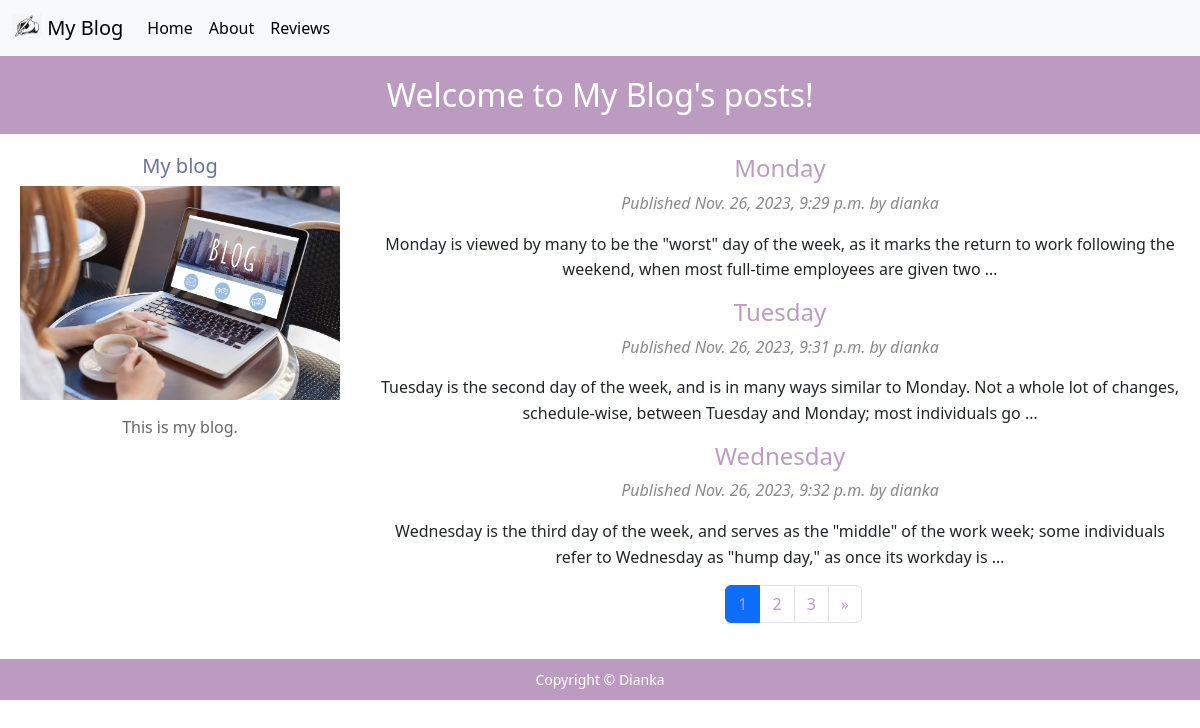
Screenshot of /blog/ with the database file from the repository.
### blog/models.py (models this page shows)
class Post(models.Model):
    STATUS_CHOICES = (
        ('draft', 'Draft'),
        ('published', 'Published'),
    )
    title = models.CharField(max_length=250)
    slug = models.SlugField(max_length=250, unique_for_date='publish')
    author = models.ForeignKey(User, on_delete=models.CASCADE, related_name='blog_posts')
    body = models.TextField()
    publish = models.DateTimeField(default=timezone.now)
    created = models.DateTimeField(auto_now_add=True)
    updated = models.DateTimeField(auto_now=True)
    status = models.CharField(max_length=10, choices=STATUS_CHOICES, default='draft')
    def get_absolute_url(self):
        return reverse('blog:post_detail',
                       args=[self.publish.year, self.publish.month, self.publish.day, self.slug])

### blog/views.py (the view)
# urls.py: path('', views.post_list, name='post_list'),
def post_list(request):
    object_list = Post.objects.all()
    paginator = Paginator(object_list, 3)  # 3 articole pe pagină
    page = request.GET.get('page')
    try:
        posts = paginator.page(page)
    except PageNotAnInteger:  # Returnează prima pagină când numărul paginii nu este un întreg
        posts = paginator.page(1)
    except EmptyPage:  # Dacă numărul paginii este mai mare decât numărul total al paginilor, returnăm ultima pagină
        posts = paginator.page(paginator.num_pages)
    return render(request, 'blog/post/list.html', {'page': page, 'posts': posts})

### blog/templates/blog/post/list.html (shortened to what this page needs)
{% extends "blog/base.html" %}
{% block content %}
    {% for post in posts %}
        <h2><a href="{{ post.get_absolute_url }}">{{ post.title }}</a></h2>
        <p class="date">Published {{ post.publish }} by {{ post.author }}</p>
        {{ post.body|truncatewords:30|linebreaks }}
    {% endfor %}
{% include "../pagination.html" with page=posts %}
{% endblock %}

### blog/templates/blog/base.html (shortened to what this page needs)
{% load static %}
<!doctype html>
<html lang="en">
<head>
    <link href="https://cdn.jsdelivr.net/npm/bootstrap@5.3.2/dist/css/bootstrap.min.css" rel="stylesheet">
    <link href="{% static 'css/blog.css' %}" rel="stylesheet" type="text/css" />
</head>
<body>
<nav class="navbar navbar-expand-lg bg-body-tertiary fixed-sticky">
    <div class="container-fluid">
        <a class="navbar-brand" href="{% url 'blog:post_list' %}">
            <img src="{% static 'images/logo.jpg' %}" alt="Logo" width="30" height="24" class="d-inline-block align-text-top">
            My Blog
        </a>
        <div class="collapse navbar-collapse" id="navbarSupportedContent">
            <ul class="navbar-nav me-auto mb-2 mb-lg-0">
                <li class="nav-item">
                    <a class="nav-link active" aria-current="page" href="{% url 'blog:post_list' %}">Home</a>
                </li>
                <li class="nav-item">
                    <a class="nav-link active" aria-current="page" href="{% url 'blog:post_list' %}">About</a>
                </li>
                <li class="nav-item">
                    <a class="nav-link active" aria-current="page" href="{% url 'blog:post_list' %}">Reviews</a>
                </li>
            </ul>
        </div>
    </div>
</nav>
    <div class="header"><h1>Welcome to My Blog's posts!</h1></div>
    <div id="content">
        {% block content %}{% endblock %}
    </div>
    <div id="sidebar">
        <h2>My blog</h2>
        <img src="{% static 'images/imagine.jpg' %}" alt="Image" />
        <p>This is my blog.</p>
    </div>
    <footer class="footer">
        <p>Copyright &copy; Dianka</p>
    </footer>
</body>
</html>

### blog/templates/blog/pagination.html (shortened to what this page needs)
<div class="container">
    <div class="row justify-content-center">
        <div class="col-2">
            <nav aria-label="Page navigation">
                <ul class="pagination ">
                    {% for num in page.paginator.page_range %}
                        <li class="page-item {% if num == page.number %}active{% endif %}">
                            <a class="page-link" href="?page={{ num }}">{{ num }}</a>
                        </li>
                    {% endfor %}
                    {% if page.has_next %}
                        <li class="page-item">
                            <a class="page-link" href="?page={{ page.next_page_number }}" aria-label="Next">
                                <span aria-hidden="true">&raquo;</span>
                            </a>
                        </li>
                    {% endif %}
                </ul>
            </nav>
        </div>
    </div>
</div>

### blog/static/css/blog.css (style rules this page uses)
.header { background-color: #BB9CC0; color: #fff; text-align: center; padding: 20px; }
.header h1 { margin: 0; font-size: 32px; }
#content { width: 70%; float: right; text-align: center; padding: 20px; box-sizing: border-box; }
#content h2 { margin-top: 0; font-size: 24px; color: #BB9CC0; }
#content .date { font-style: italic; color: #888; }
#content p { line-height: 1.6; margin-bottom: 15px; }
#content a { text-decoration: none; color: #BB9CC0; }
#sidebar { width: 30%; float: left; padding: 20px; box-sizing: border-box; text-align: center; }
#sidebar h2 { margin-top: 0; font-size: 20px; color: #67729D; }
#sidebar img { max-width: 100%; height: auto; display: block; margin-bottom: 15px; }
#sidebar p { color: #666; }
.footer { clear: both; text-align: center; background-color: #BB9CC0; color: #fff; padding: 10px; }
.footer p { margin: 0; font-size: 14px; }

### rows the page displays
Post: title "Monday", publish "Nov. 26, 2023, 9:29 p.m.", author "dianka", body "Monday is viewed by many to be the \"worst\" day of the week, as it marks the return to work following the weekend, when most full-time employees are given two …"
Post: title "Tuesday", publish "Nov. 26, 2023, 9:31 p.m.", author "dianka", body "Tuesday is the second day of the week, and is in many ways similar to Monday. Not a whole lot of changes, schedule-wise, between Tuesday and Monday; most individuals go …"
Post: title "Wednesday", publish "Nov. 26, 2023, 9:32 p.m.", author "dianka", body "Wednesday is the third day of the week, and serves as the \"middle\" of the work week; some individuals refer to Wednesday as \"hump day,\" as once its workday is …"

### other values shown
{{ num }} "1" "2" "3"
